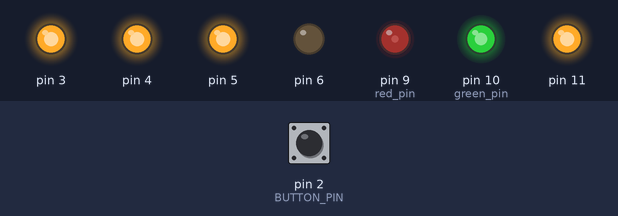
The sketch below on a simulated Arduino Uno, built with avr-gcc and run on an emulated ATmega328P. Shown: output pins drawn as LEDs (lit = HIGH). Inputs (shaded band) come from the test bench; at power-on: pin 2 (BUTTON_PIN) HIGH. What the sketch prints to the serial monitor is not drawn.

Above: at 1.2 s.
1.3 s: pin 2 (BUTTON_PIN) pulled LOW for 0.15 s
At 2.9 s:
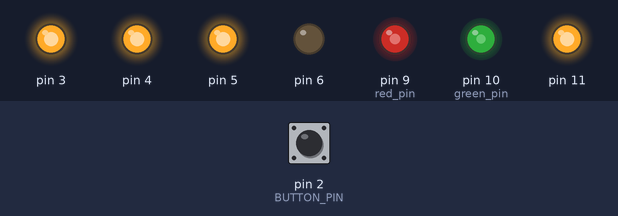
4.3 s: pin 2 (BUTTON_PIN) pulsed LOW 5 times (0.12 s each, 0.3 s apart)
At 6.5 s:
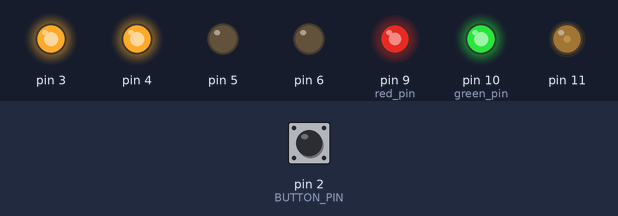
7.7 s: pin 2 (BUTTON_PIN) pulsed LOW 5 times (0.12 s each, 0.3 s apart)
At 9.6 s:
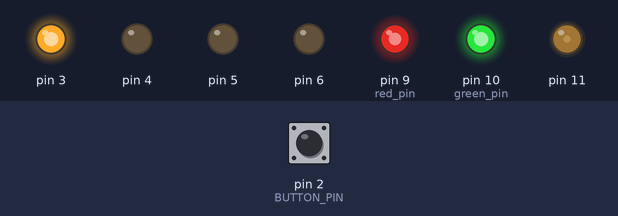
12.2 s: pin 2 (BUTTON_PIN) pulled LOW for 1 s
16.2 s: pin 2 (BUTTON_PIN) pulled LOW for 0.15 s
At 17.5 s:
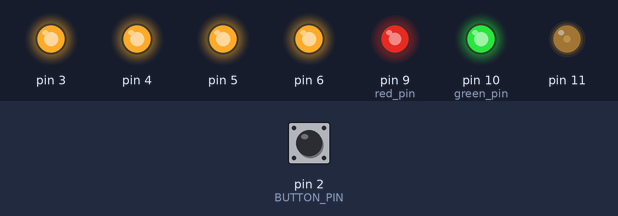
19.3 s: pin 2 (BUTTON_PIN) pulled LOW for 0.15 s
Timing chart, 0 to 29.1 s (numbered marks = the images above; inputs shaded):
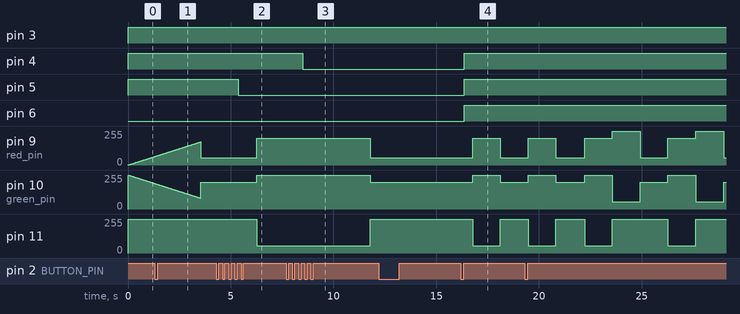

The sketch:

LEDColor.ino
```cpp
#include "LEDColor.h"
using namespace LEDColor;

LED led(9,10,11);
Color *color1 = new Color(200,55,0);
Color *color2 = new Color(55,0,200);
Color *color3 = new Color(0,200,0);
int BUTTON_PIN = 2;
int BUTTON_VAL;
int SELECTION=0;
int NUMBER_SETS=3;
int SPEED_VAL=20;
int TOP_SPEED=80;
int i=0;
int count=100;

enum buttonStates{START,CHECK,WAIT1,COUNT,WAIT2}buttonState;
enum LEDStates{SET1,SET2,SET3}LEDState;

void setup(){
        Serial.begin(9600);
	pinMode(BUTTON_PIN,INPUT);
        pinMode(3,OUTPUT);
        pinMode(4,OUTPUT);
        pinMode(5,OUTPUT);
        pinMode(6,OUTPUT);

}

void loop(){

	// read button
	BUTTON_VAL = !digitalRead(BUTTON_PIN);
        Serial.println(BUTTON_VAL);
        Serial.println(SPEED_VAL);
	switch(buttonState){ // transitions
		case START:
                        Serial.println("START");
			buttonState = BUTTON_VAL ? CHECK : START;
			break;
		case CHECK:
                        Serial.println("CHECK");
			buttonState = BUTTON_VAL ? WAIT1 : START;
			break;
		case WAIT1:
                        Serial.println("WAIT1");
			if(BUTTON_VAL){
				buttonState = WAIT1;
			}else{
				buttonState = COUNT;
				i=0;
			}
			break;
		case COUNT:
                        Serial.println("COUNT");
			if(!BUTTON_VAL && i<=count){
				buttonState = COUNT;
				i++;
			}
			else if(BUTTON_VAL){
				buttonState = WAIT2;
			}else{
				buttonState = START;
				SELECTION = (SELECTION+1)%NUMBER_SETS;
			}
			break;
		case WAIT2:
                        Serial.println("WAIT2");
			if(BUTTON_VAL){
				buttonState = WAIT2;
			}else{
				buttonState = START;
				SPEED_VAL = (SPEED_VAL+10)%TOP_SPEED;
			}
                        break;
		default:
			buttonState = START;
			break;
	}

	switch(SELECTION){
		case 0:
			led.rainbowFade(SPEED_VAL);
			break;
		case 1:
			led.dualColor(color1,color2,SPEED_VAL);
			break;
		case 2:
			led.triColor(color1,color2,color3,SPEED_VAL);
			break;
		default:
			break;
	}

        if(SPEED_VAL<20){
          digitalWrite(3,HIGH);
          digitalWrite(4,HIGH);
          digitalWrite(5,HIGH);
          digitalWrite(6,HIGH);
        }else if(SPEED_VAL<40){
          digitalWrite(3,HIGH);
          digitalWrite(4,HIGH);
          digitalWrite(5,HIGH);
          digitalWrite(6,LOW);
        }else if(SPEED_VAL<60){
          digitalWrite(3,HIGH);
          digitalWrite(4,HIGH);
          digitalWrite(5,LOW);
          digitalWrite(6,LOW);
        }else if(SPEED_VAL<80){
          digitalWrite(3,HIGH);
          digitalWrite(4,LOW);
          digitalWrite(5,LOW);
          digitalWrite(6,LOW);
        }

}
```

LEDColor.h
```cpp
#include <Arduino.h>

namespace LEDColor{

	class Color{
		public:
			Color(int red_val=0,int green_val=0,int blue_val=0);
			void setColor(int red_val,int green_val,int blue_val);
			int getRedVal(){ return redVal; }
			int getGreenVal(){ return greenVal; }
			int getBlueVal(){ return blueVal; }
		private:
			int redVal;
			int greenVal;
			int blueVal;
	};

	class LED{
		public:
			LED(int red_pin=9,int green_pin=10,int blue_pin=11);
			void setPins(int red_pin,int green_pin,int blue_pin);
			void writeColor(int red_val,int green_val,int blue_val);
			void writeColor(Color *color);
			void rainbowFade(int speed_val);
			void dualColor(Color *colorOne,Color *colorTwo,int speed_val);
			void triColor(Color *colorOne,Color *colorTwo,Color *colorThree,int speed_val);
		private:
			// Color pins
			int redPin;
			int greenPin;
			int bluePin;
	};


	Color::Color(int red_val,int green_val,int blue_val):
		redVal(red_val),
		greenVal(green_val),
		blueVal(blue_val)
	{}

	void Color::setColor(int red_val,int green_val,int blue_val){
		redVal = red_val;
		greenVal = green_val;
		blueVal = blue_val;
	}


	LED::LED(int red_pin,int green_pin,int blue_pin):
		redPin(red_pin),
		greenPin(green_pin),
		bluePin(blue_pin)
	{
		pinMode(redPin, OUTPUT);
		pinMode(greenPin, OUTPUT);
		pinMode(bluePin, OUTPUT);
	}

	void LED::setPins(int red_pin,int green_pin,int blue_pin){
		// Setpins
		redPin = red_pin;
		greenPin = green_pin;
		bluePin = blue_pin;
		// Init pins
		pinMode(redPin, OUTPUT);
		pinMode(greenPin, OUTPUT);
		pinMode(bluePin, OUTPUT);
	}


	void LED::writeColor(int red_val,int green_val,int blue_val){
		analogWrite(redPin,255-red_val);
		analogWrite(greenPin,255-green_val);
		analogWrite(bluePin,255-blue_val);
	}

	void LED::writeColor(Color *color){
		analogWrite(redPin,255-color->getRedVal());
		analogWrite(greenPin,255-color->getGreenVal());
		analogWrite(bluePin,255-color->getBlueVal());
	}

	void LED::rainbowFade(int speed_val){
		static int count=0;
		if(count>=0 && count<256){
			this->writeColor(255-count,count,0);
		}
		else if(count>=256 && count<512){
			this->writeColor(0,511-count,count-256);
		}
		else{
			this->writeColor(count-512,0,767-count);
		}
		count=(count+1)%768;
		delay(speed_val);
	}

	void LED::triColor(Color *colorOne,Color *colorTwo,Color *colorThree,int speed_val){
		static int wait = 0;
		static int count = 0;
		switch(count){
			case 0:
				this->writeColor(colorOne);
				break;
			case 1:
				this->writeColor(colorTwo);
				break;
			case 2:
				this->writeColor(colorThree);
				break;
			default:
				count=0;
				break;
		}
		if(wait>=100){
			wait=0;
			count = (count+1)%3;
		}
		wait++;
		delay(speed_val);
	}

	void LED::dualColor(Color *colorOne,Color *colorTwo,int speed_val){
		static int wait = 0;
		static int count = 0;
		switch(count){
			case 0:
				this->writeColor(colorOne);
				break;
			case 1:
				this->writeColor(colorTwo);
				break;
			default:
				count=0;
				break;
		}
		if(wait>=100){
			wait=0;
			count = (count+1)%2;
		}
		wait++;
		delay(speed_val);
	}

}
```

Measured:
- after the input at 4.3 s, pin 5: HIGH → LOW after 1.1 s
- after the input at 7.7 s, pin 4: HIGH → LOW after 0.79 s; pin 9 (red_pin): 200/255 → 55/255 after 4.1 s instead of 2.1 s; pin 10 (green_pin): 255/255 → 200/255 after 4.1 s instead of 2.1 s; pin 11: 55/255 → 255/255 after 4.1 s instead of 2.1 s
- after the input at 16.2 s, pin 4–6: LOW → HIGH after 0.15 s; pin 9 (red_pin): 55/255 → 200/255 after 0.57 s instead of 2.6 s; pin 10 (green_pin): 200/255 → 255/255 after 0.57 s instead of 2.6 s; pin 11: 255/255 → 55/255 after 0.57 s instead of 2.6 s
